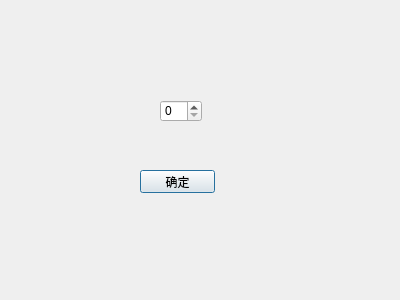
<?xml version="1.0" encoding="UTF-8"?>
<ui version="4.0">
 <class>MyDialog</class>
 <widget class="QDialog" name="MyDialog">
  <property name="geometry">
   <rect>
    <x>0</x>
    <y>0</y>
    <width>400</width>
    <height>300</height>
   </rect>
  </property>
  <property name="windowTitle">
   <string>Dialog</string>
  </property>
  <widget class="QSpinBox" name="spinBox">
   <property name="geometry">
    <rect>
     <x>160</x>
     <y>100</y>
     <width>42</width>
     <height>22</height>
    </rect>
   </property>
  </widget>
  <widget class="QPushButton" name="pushButton">
   <property name="geometry">
    <rect>
     <x>140</x>
     <y>170</y>
     <width>75</width>
     <height>23</height>
    </rect>
   </property>
   <property name="text">
    <string>确定</string>
   </property>
   <property name="checkable">
    <bool>false</bool>
   </property>
  </widget>
 </widget>
 <resources/>
 <connections/>
</ui>
